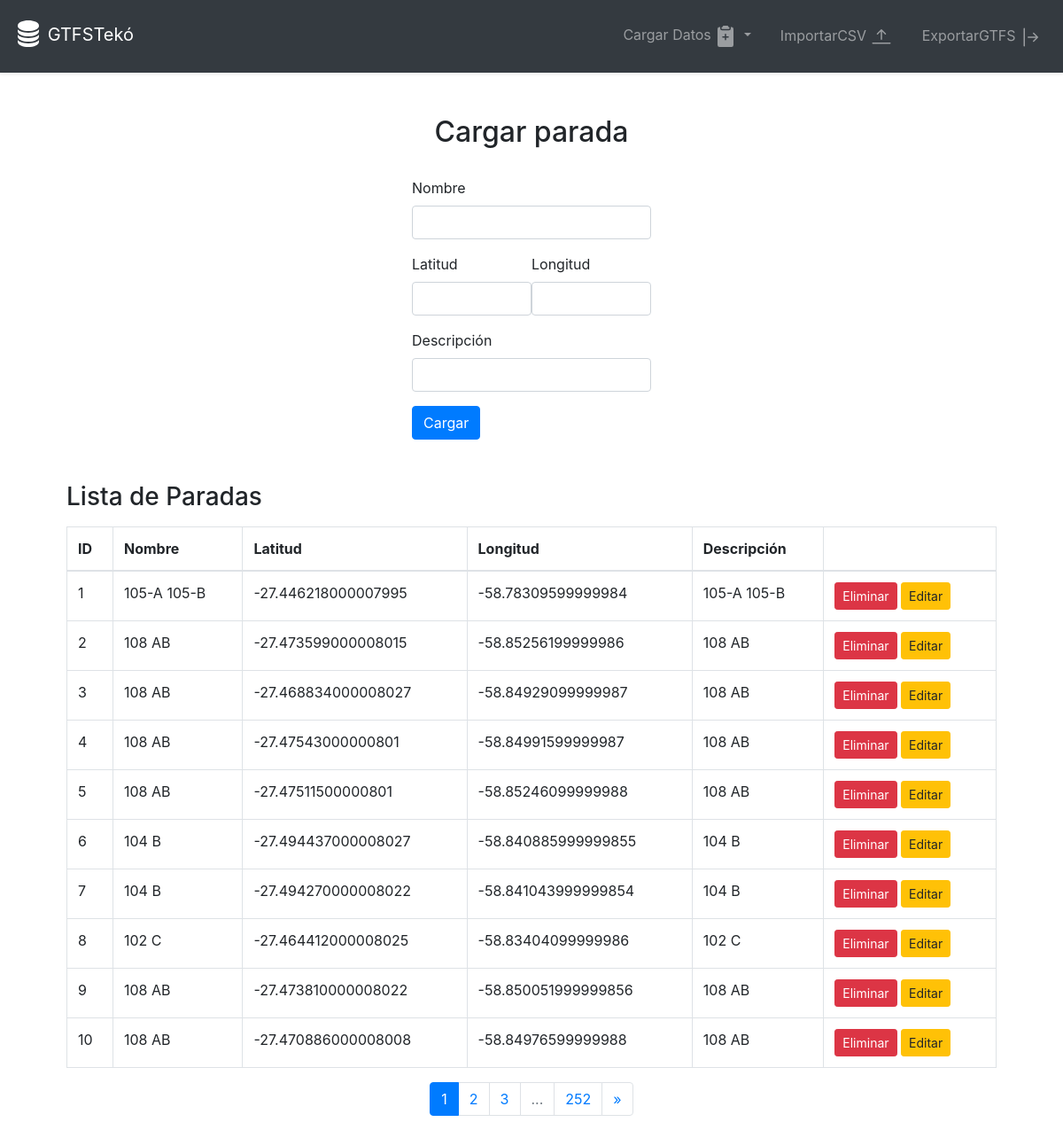
Screenshot of /stop/cargar_stops with the database file from the repository.
### models/models.py (models this page shows)
class Stop(db.Model):
    stop_id = db.Column(db.Integer, primary_key=True)
    stop_name = db.Column(db.String(100), nullable=False)
    stop_lat = db.Column(db.Float, nullable=False)
    stop_lon = db.Column(db.Float, nullable=False)
    stop_desc = db.Column(db.String(100))

### routes/stop_routes.py (the view, shortened to what this page needs)
@stop_bp.route('/cargar_stops', methods=['GET', 'POST'])
def cargar_stops():
    page = request.args.get(get_page_parameter(), type=int, default=1)
    per_page = 10  # Set the number of items per page
    stops = Stop.query.paginate(page=page, per_page=per_page)
    pagination = Pagination(page=page, total=stops.total, search=False, record_name='stops', per_page=per_page)
    start_page = max(1, pagination.page - 2)
    end_page = min(pagination.page + 3, stops.pages + 1)
    return render_template(
        'cargar_stops.html',
        stops=stops.items,
        pagination=pagination,
        total_pages=stops.pages,
        start_page=start_page,
        end_page=end_page
    )

### templates/cargar_stops.html (shortened to what this page needs)
{% extends "base.html" %}
{% block content %}
<div class="container mt-5 d-flex align-items-center flex-column">
    <h2 class="text-center">Cargar parada</h2>
    <form method="POST" action="{{ url_for('stop.cargar_stops') }}" class="mt-4 w-25">
        <div class="form-group">
            <label for="stop_name">Nombre</label>
            <input type="text" class="form-control" id="stop_name" name="stop_name" required>
        </div>
        <div class="d-flex">
        <div class="form-group">
            <label for="stop_lat">Latitud</label>
            <input type="number" step="any" class="form-control" id="stop_lat" name="stop_lat" required>
        </div>
        <div class="form-group">
            <label for="stop_lon">Longitud</label>
            <input type="number" step="any" class="form-control" id="stop_lon" name="stop_lon" required>
        </div>
    </div>
        <div class="form-group">
            <label for="stop_desc">Descripción</label>
            <input type="text" class="form-control" id="stop_desc" name="stop_desc">
        </div>
        <button type="submit" class="btn btn-primary">Cargar</button>
    </form>
<div class="container">
    <h3 class="mt-5">Lista de Paradas</h3>
    <table class="table table-bordered mt-3">
        <thead>
            <tr>
                <th>ID</th>
                <th>Nombre</th>
                <th>Latitud</th>
                <th>Longitud</th>
                <th>Descripción</th>
                <th></th>
            </tr>
        </thead>
        <tbody>
            {% for stop in stops %}
            <tr>
                <td>{{ stop.stop_id }}</td>
                <td>{{ stop.stop_name }}</td>
                <td>{{ stop.stop_lat }}</td>
                <td>{{ stop.stop_lon }}</td>
                <td>{{ stop.stop_desc }}</td>
                <td>
                    <form method="POST" action="{{ url_for('stop.delete_stop', stop_id=stop.stop_id) }}">
                        <button type="submit" class="btn btn-danger btn-sm">Eliminar</button>
                        <button type="button" class="btn btn-warning btn-sm" data-toggle="modal" data-target="#editModal{{ stop.stop_id }}">Editar</button>
                    </form>
                </td>
            </tr>
            {% endfor %}
        </tbody>
    </table>
        <nav aria-label="Page navigation">
            <ul class="pagination justify-content-center">
                {% for page_num in range(start_page, end_page) %}
                    <li class="page-item {% if page_num == pagination.page %}active{% endif %}">
                        <a class="page-link" href="{{ url_for('stop.cargar_stops', page=page_num) }}">{{ page_num }}</a>
                    </li>
                {% endfor %}
                {% if pagination.page < total_pages - 2 %}
                    <li class="page-item disabled"><span class="page-link">...</span></li>
                    <li class="page-item">
                        <a class="page-link" href="{{ url_for('stop.cargar_stops', page=total_pages) }}">{{ total_pages }}</a>
                    </li>
                {% endif %}
                {% if pagination.page < total_pages %}
                    <li class="page-item">
                        <a class="page-link" href="{{ url_for('stop.cargar_stops', page=pagination.page + 1) }}" aria-label="Next">
                            <span aria-hidden="true">&raquo;</span>
                        </a>
                    </li>
                {% endif %}
            </ul>
        </nav>
</div>
{% endblock %}

### rows the page displays
Stop: stop_id "1", stop_name "105-A 105-B", stop_lat "-27.446218000007995", stop_lon "-58.78309599999984", stop_desc "105-A 105-B"
Stop: stop_id "2", stop_name "108 AB", stop_lat "-27.473599000008015", stop_lon "-58.85256199999986", stop_desc "108 AB"
Stop: stop_id "3", stop_name "108 AB", stop_lat "-27.468834000008027", stop_lon "-58.84929099999987", stop_desc "108 AB"
Stop: stop_id "4", stop_name "108 AB", stop_lat "-27.47543000000801", stop_lon "-58.84991599999987", stop_desc "108 AB"
Stop: stop_id "5", stop_name "108 AB", stop_lat "-27.47511500000801", stop_lon "-58.85246099999988", stop_desc "108 AB"
Stop: stop_id "6", stop_name "104 B", stop_lat "-27.494437000008027", stop_lon "-58.840885999999855", stop_desc "104 B"
Stop: stop_id "7", stop_name "104 B", stop_lat "-27.494270000008022", stop_lon "-58.841043999999854", stop_desc "104 B"
Stop: stop_id "8", stop_name "102 C", stop_lat "-27.464412000008025", stop_lon "-58.83404099999986", stop_desc "102 C"
Stop: stop_id "9", stop_name "108 AB", stop_lat "-27.473810000008022", stop_lon "-58.850051999999856", stop_desc "108 AB"
Stop: stop_id "10", stop_name "108 AB", stop_lat "-27.470886000008008", stop_lon "-58.84976599999988", stop_desc "108 AB"

### other values shown
{{ page_num }} "1" "2" "3"
{{ total_pages }} "252"
